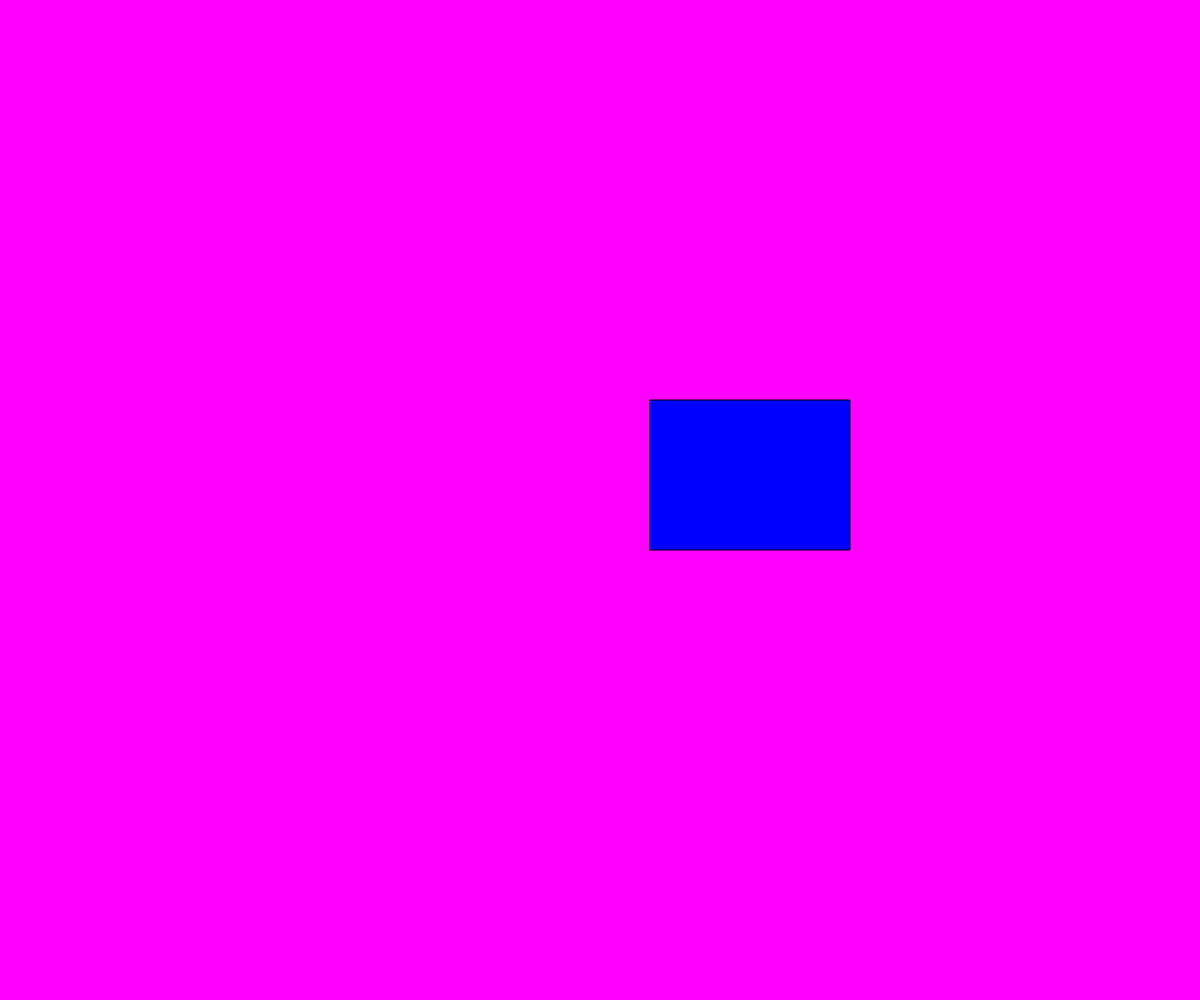
Frame 1 (no input)
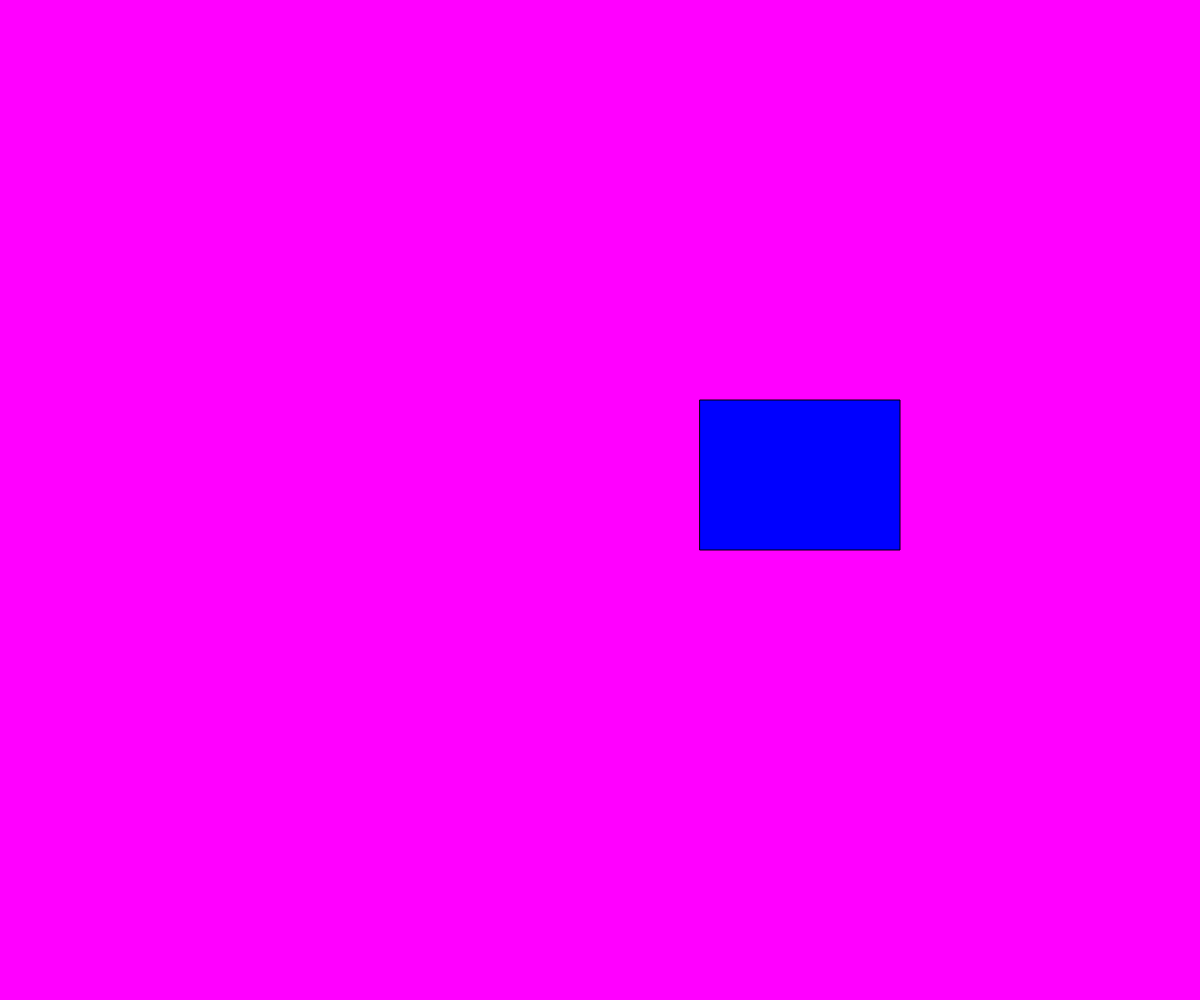
Frame 60 (no input)
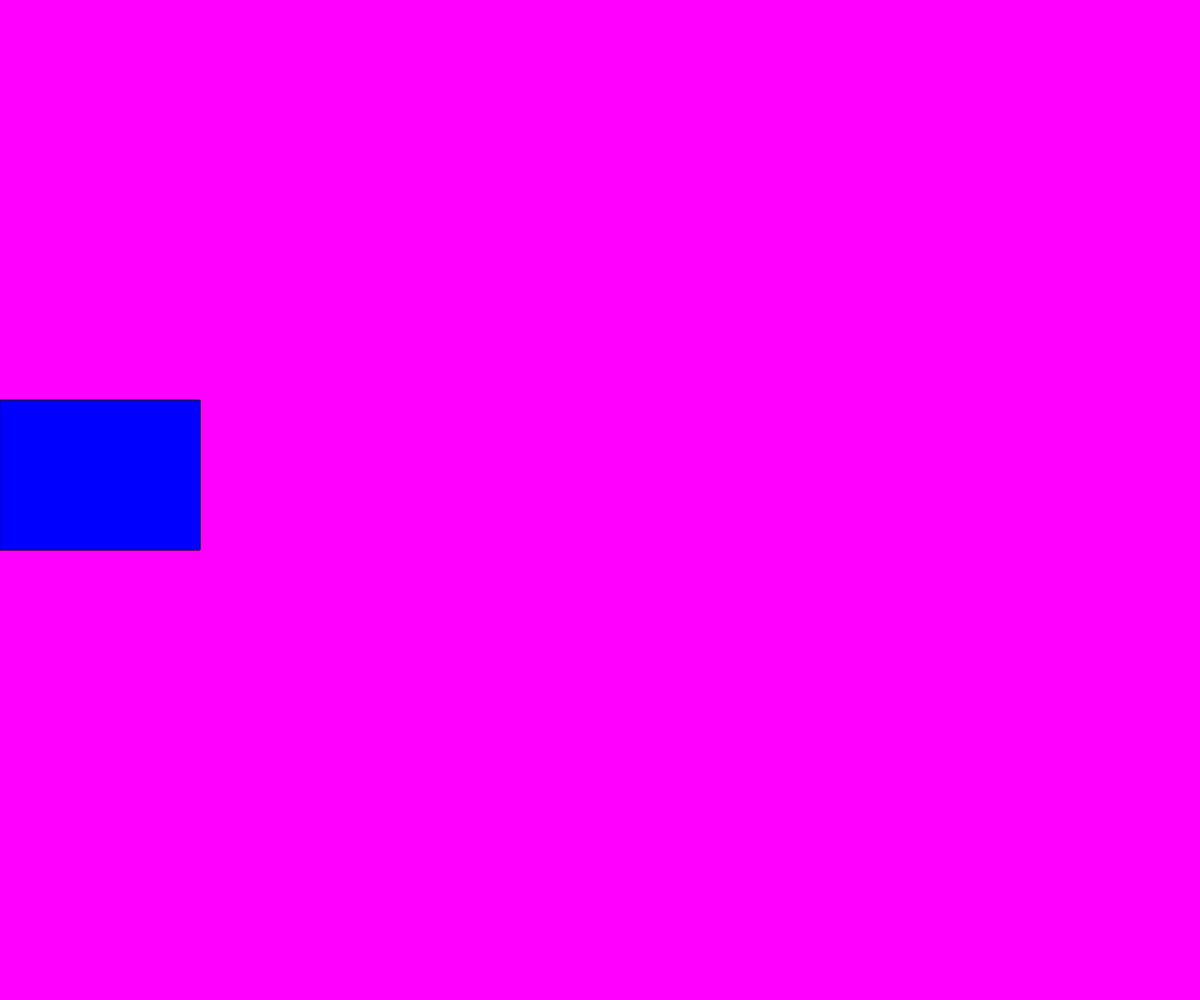
Frame 120 (the mouse pressed at the canvas centre since frame 60)

The p5.js sketch that drew these frames (run headless with seeded random() and noise() and a simulated clock; from frame 60 on, the mouse is pressed at the canvas centre):

// p5.js sketch
// ── sketch.js
// Project Title
// Your Name
// Date
//
// Extra for Experts:
// - describe what you did to take this project "above and beyond"

let x;
let dx;
let rectWidth;

function setup() {
  createCanvas(windowWidth, windowHeight);
  x = width/2;
  dx = 50;
  rectWidth = 200;
}

function draw() {
  background(255,0,255);


  //move rectangle
x += dx;

//check if you hit wall
if (x > width - rectWidth || x < 0) {
  dx = dx * -1;

}

  //display rectangle
  fill(0,0,255);
  rect(x,400,rectWidth,150);

}
